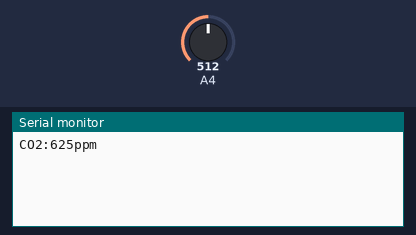
This sketch was run on a simulated Arduino Uno, built with avr-gcc and run on an emulated ATmega328P. On the bench: the last lines printed to the serial monitor. The inputs (shaded band) are chosen by the test bench; at power-on: A4 = 512.

Above: at 1.2 s.
1.3 s: A4 set to 390
At 2.7 s:
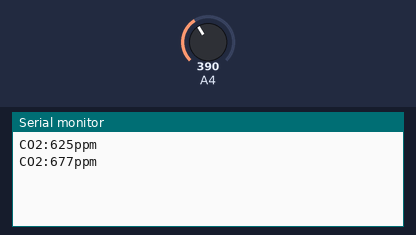
2.8 s: A4 set to 410
At 5.5 s:
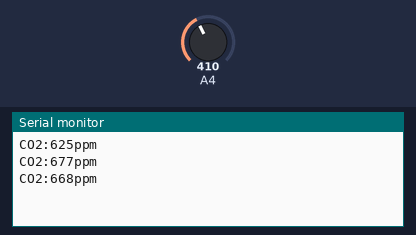
Timing chart, 0 to 7.0 s (numbered marks = the images above; inputs shaded):
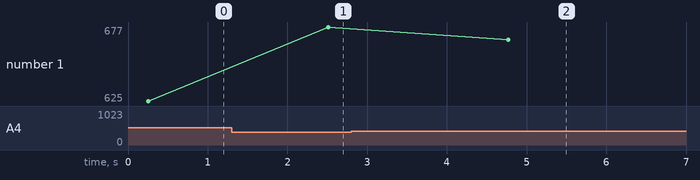

The sketch:

MGSensor.ino
```cpp
/*******************Demo for MG-811 Gas Sensor Module V1.1*****************************
Support:  Tiequan Shao: tiequan.shao@sandboxelectronics.com
         Peng Wei:     peng.wei@sandboxelectronics.com

Lisence: Attribution-NonCommercial-ShareAlike 3.0 Unported (CC BY-NC-SA 3.0)
************************************************************************************/

#include "MGSensor.h"

mgsensor CO2(4);

void setup()
{
    Serial.begin(9600);
}

void loop()
{
    int percentage;

    percentage = CO2.MGGetPercentage();
    Serial.print("CO2:");
    if (percentage == -1) {
        Serial.print( "<400" );
    } else {
        Serial.print(percentage);
    }

    Serial.print( "ppm" );
    Serial.print("\n");

    delay(2000);
}
```

MGSensor.cpp
```cpp
/*******************Demo for MG-811 Gas Sensor Module V1.1*****************************

Author:  Tiequan Shao: tiequan.shao@sandboxelectronics.com
         Peng Wei:     peng.wei@sandboxelectronics.com

Lisence: Attribution-NonCommercial-ShareAlike 3.0 Unported (CC BY-NC-SA 3.0)
************************************************************************************/
#include "MGSensor.h"

mgsensor::mgsensor(int pin)
  {
    mg_pin = pin;
    ganancia = 5.7;
    numero_muestras = 50;
    tiempo_muestreo = 5;
    voltaje_airelimpio = 0.170;  // log(400)
    diferencia_voltaje = 0.20; // dos puntos de la grafica en el eje y
    CO2curve[0] = 2.602;
    CO2curve[1] = 0.170;
    CO2curve[2] = (0.20/(2.602-3));
  }

void mgsensor::MGRead(int mg_pin)
{
    int i;
     voltaje = 0.0;

    for (i=0;i<numero_muestras;i++) {
        voltaje += analogRead(mg_pin);
        delay(tiempo_muestreo);
    }
    voltaje = (voltaje/numero_muestras) *3.3/4096.0 ;

}

int  mgsensor::MGGetPercentage()
{
  MGRead(mg_pin);


   if ((voltaje/ganancia )>=voltaje_airelimpio) {
      return -1;
   } else {
      return pow(10, ((voltaje/ganancia)-CO2curve[1])/CO2curve[2]+CO2curve[0]);
   }
}
```

MGSensor.h
```cpp
/*******************Demo for MG-811 Gas Sensor Module V1.1*****************************

Author:  Tiequan Shao: tiequan.shao@sandboxelectronics.com
         Peng Wei:     peng.wei@sandboxelectronics.com

Lisence: Attribution-NonCommercial-ShareAlike 3.0 Unported (CC BY-NC-SA 3.0)
************************************************************************************/

#ifndef MGSensor_h
#define MGSensor_h
#include "arduino.h"

class mgsensor
{
  private:

    float voltaje;
    int mg_pin;
    float ganancia;
    int numero_muestras;
    int tiempo_muestreo;
    float voltaje_airelimpio;
    float diferencia_voltaje;
    float CO2curve[3];

  public:

    mgsensor(int pin);
    void MGRead(int mg_pin);
    int  MGGetPercentage();

};
#endif
```

Measured:
- after the input at 1.3 s, the serial monitor: prints a new line after 1.2 s (image 1)
- after the input at 2.8 s, the serial monitor: prints a new line after 2.0 s (image 2)
- plotted number 1: 625 → 677 after the input at 1.3 s, 677 → 668 after the input at 2.8 s
